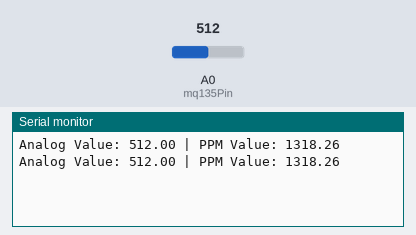
A sketch run on a simulated ESP8266 (NodeMCU). On the bench: the last lines printed to the serial monitor. The inputs (shaded band) are chosen by the test bench; at power-on: A0 (mq135Pin) = 512. WiFi joins after 1.5 s; servers stay silent unless stated.

Above: at 3.0 s.
3.1 s: A0 (mq135Pin) set to 490
At 4.4 s:
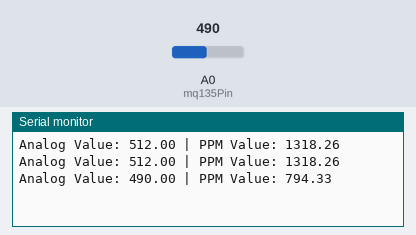
4.6 s: A0 (mq135Pin) set to 510
At 5.3 s:
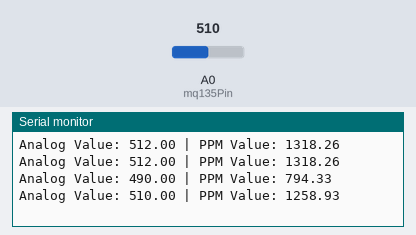
Timing chart, 0 to 7.6 s (numbered marks = the images above; inputs shaded):
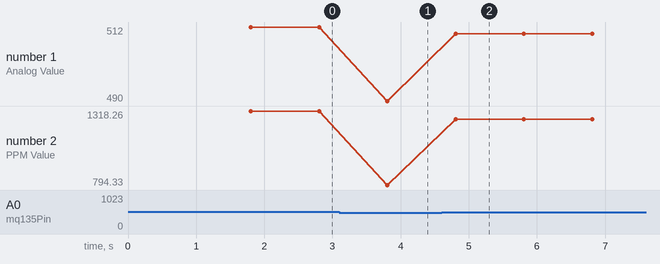

The sketch:

Air_Quality_Monitoring.ino
```cpp
#define BLYNK_PRINT Serial

#define BLYNK_TEMPLATE_ID "TMPL32BYAO_9k"
#define BLYNK_TEMPLATE_NAME "Air Quality Monitoring"
#define BLYNK_AUTH_TOKEN "VXONDaPC3T2O6oXVzsRyxcwNA-Rmy_wf"

#include <ESP8266WiFi.h>
#include <BlynkSimpleEsp8266.h>

char ssid[] = "OPPO2";
char pass[] = "12345689";

int mq135Pin = A0;
float mq135Value;
float ppmValue;

const float offset = 200;
const float slope = 100;

bool notificationSent = false;

void setup() {
  Serial.begin(9600);
  Blynk.begin(BLYNK_AUTH_TOKEN, ssid, pass);
}

void loop() {
  Blynk.run();

  mq135Value = analogRead(mq135Pin);
  ppmValue = pow(10, (mq135Value - offset) / slope);

  Blynk.virtualWrite(V0, mq135Value);
  Blynk.virtualWrite(V1, ppmValue);

  Serial.print("Analog Value: ");
  Serial.print(mq135Value);
  Serial.print(" | PPM Value: ");
  Serial.println(ppmValue);

  if (ppmValue > 500) {
    if (!notificationSent) {
      Blynk.logEvent("high_ppm_detected");
      notificationSent = true;
    }
  } else {
    notificationSent = false;
  }

  delay(1000);
}
```

Measured:
- after the input at 3.1 s, the serial monitor: prints a new line after 0.71 s (image 1)
- after the input at 4.6 s, the serial monitor: prints a new line after 0.21 s (image 2)
- plotted number 1: 512 → 490 after the input at 3.1 s, 490 → 510 after the input at 4.6 s
- plotted number 2: 1318.26 → 794.33 after the input at 3.1 s, 794.33 → 1258.93 after the input at 4.6 s
